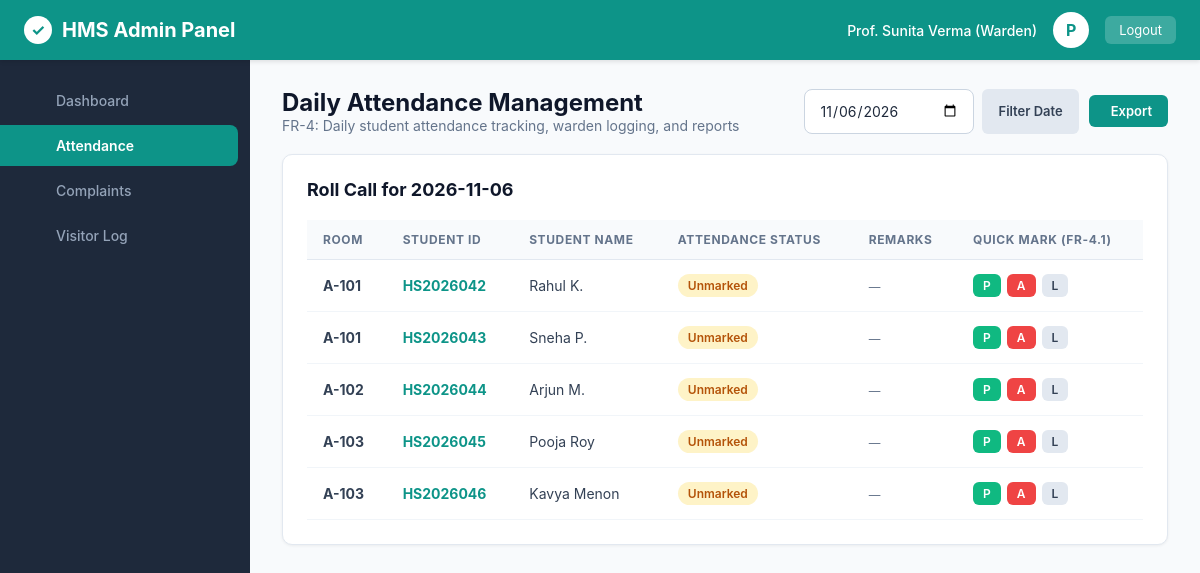
The app's page /admin/attendance (signed in) with its own data.
### tables this page shows
CREATE TABLE users (
        id INTEGER PRIMARY KEY AUTOINCREMENT,
        username TEXT UNIQUE NOT NULL,
        password_hash TEXT NOT NULL,
        role TEXT NOT NULL CHECK(role IN ('admin', 'warden', 'student', 'staff')),
        full_name TEXT NOT NULL,
        email TEXT UNIQUE NOT NULL,
        phone TEXT,
        created_at TIMESTAMP DEFAULT CURRENT_TIMESTAMP
    );

CREATE TABLE students (
        id INTEGER PRIMARY KEY AUTOINCREMENT,
        user_id INTEGER UNIQUE NOT NULL,
        student_id TEXT UNIQUE NOT NULL,
        room_id INTEGER,
        department TEXT NOT NULL,
        year INTEGER NOT NULL,
        gender TEXT NOT NULL,
        guardian_name TEXT NOT NULL,
        guardian_phone TEXT NOT NULL,
        address TEXT,
        photo_url TEXT,
        id_proof_url TEXT,
        admission_date DATE NOT NULL,
        status TEXT NOT NULL DEFAULT 'Active',
        FOREIGN KEY (user_id) REFERENCES users(id) ON DELETE CASCADE,
        FOREIGN KEY (room_id) REFERENCES rooms(id) ON DELETE SET NULL
    );

CREATE TABLE rooms (
        id INTEGER PRIMARY KEY AUTOINCREMENT,
        room_number TEXT UNIQUE NOT NULL,
        block TEXT NOT NULL,
        floor INTEGER NOT NULL,
        capacity INTEGER NOT NULL DEFAULT 2,
        occupied_count INTEGER NOT NULL DEFAULT 0,
        room_type TEXT NOT NULL,
        fee_per_semester REAL NOT NULL,
        status TEXT NOT NULL DEFAULT 'Available' CHECK(status IN ('Available', 'Full', 'Maintenance'))
    );

### app/main.py (the view)
@app.get("/admin/attendance", response_class=HTMLResponse)
def admin_attendance(request: Request, selected_date: Optional[str] = None):
    user = get_current_user(request)
    if not user or user["role"] not in ["admin", "warden", "staff"]:
        return RedirectResponse(url="/login", status_code=302)
    today_str = selected_date or date.today().isoformat()
    conn = get_db()
    cursor = conn.cursor()
    cursor.execute("""
        SELECT s.id as student_db_id, s.student_id, u.full_name, r.room_number,
               a.status as attendance_status, a.remarks
        FROM students s
        JOIN users u ON s.user_id = u.id
        LEFT JOIN rooms r ON s.room_id = r.id
        LEFT JOIN attendance a ON s.id = a.student_id AND a.date = ?
        ORDER BY r.room_number, s.student_id;
    """, (today_str,))
    records = cursor.fetchall()
    conn.close()
    return templates.TemplateResponse(request=request, name="admin_attendance.html", context={
        "user": user,
        "active_page": "attendance",
        "records": records,
        "selected_date": today_str
    })

### app/templates/admin_attendance.html (shortened to what this page needs)
{% extends "base.html" %}
{% block content %}
<div class="card-header-bar">
  <div>
    <h1 style="font-size: 24px; font-weight: 700; color: #0f172a;">Daily Attendance Management</h1>
    <p style="font-size: 14px; color: #64748b;">FR-4: Daily student attendance tracking, warden logging, and reports</p>
  </div>
  <div style="display: flex; gap: 10px; align-items: center;">
    <form method="GET" action="/admin/attendance" style="display: flex; gap: 8px;">
      <input type="date" name="selected_date" class="form-control" value="{{ selected_date }}" style="width: 170px;">
      <button type="submit" class="btn btn-secondary">Filter Date</button>
    </form>
    <a href="/admin/reports/export/attendance" class="btn btn-primary">
       Export
    </a>
  </div>
</div>
<div class="content-card">
  <div class="card-header-bar">
    <h2 class="card-title">Roll Call for {{ selected_date }}</h2>
  </div>
  <div class="table-responsive">
    <table class="data-table">
      <thead>
        <tr>
          <th>Room</th>
          <th>Student ID</th>
          <th>Student Name</th>
          <th>Attendance Status</th>
          <th>Remarks</th>
          <th>Quick Mark (FR-4.1)</th>
        </tr>
      </thead>
      <tbody>
        {% for r in records %}
        <tr>
          <td><strong>{{ r.room_number or 'Unallocated' }}</strong></td>
          <td><strong style="color: #0d9488;">{{ r.student_id }}</strong></td>
          <td>{{ r.full_name }}</td>
          <td>
            {% if r.attendance_status == 'Present' %}
              <span class="status-badge badge-present"><i class="fa-solid fa-check"></i> Present</span>
            {% elif r.attendance_status == 'Absent' %}
              <span class="status-badge badge-absent"><i class="fa-solid fa-xmark"></i> Absent</span>
            {% elif r.attendance_status == 'Leave' %}
              <span class="status-badge badge-leave"><i class="fa-solid fa-calendar-day"></i> Leave</span>
            {% else %}
              <span class="status-badge badge-pending">Unmarked</span>
            {% endif %}
          </td>
          <td><small style="color: #64748b;">{{ r.remarks or '—' }}</small></td>
          <td>
            <div style="display: flex; gap: 6px;">
              <form action="/admin/attendance/mark" method="POST" style="display: inline;">
                <button type="submit" class="btn btn-sm btn-success" title="Mark Present">P</button>
              </form>
              <form action="/admin/attendance/mark" method="POST" style="display: inline;">
                <button type="submit" class="btn btn-sm btn-danger" title="Mark Absent">A</button>
              </form>
              <form action="/admin/attendance/mark" method="POST" style="display: inline;">
                <button type="submit" class="btn btn-sm btn-secondary" title="Mark Leave">L</button>
              </form>
            </div>
          </td>
        </tr>
        {% endfor %}
      </tbody>
    </table>
  </div>
</div>
{% endblock %}

### app/templates/base.html (shortened to what this page needs)
<!DOCTYPE html>
<html lang="en">
<head>
  <link rel="stylesheet" href="/static/css/style.css">
</head>
<body>
  <header class="app-header">
    <div class="header-brand">
      <span class="header-brand-icon">✓</span>
      <span>HMS Admin Panel</span>
    </div>
    <div class="header-user-menu">
      <span style="font-size: 14px; font-weight: 500;">{{ user.full_name }} ({{ user.role | capitalize }})</span>
      <div class="header-avatar">{{ user.full_name[0] }}</div>
      <a href="/logout" class="btn-logout"> Logout</a>
    </div>
  </header>
  <aside class="app-sidebar">
    <ul class="sidebar-menu">
      <li class="sidebar-item">
        <a href="/admin/dashboard" class="sidebar-link {% if active_page == 'dashboard' %}active{% endif %}">
          <span>Dashboard</span>
        </a>
      </li>
      <li class="sidebar-item">
        <a href="/admin/attendance" class="sidebar-link {% if active_page == 'attendance' %}active{% endif %}">
          <span>Attendance</span>
        </a>
      </li>
      <li class="sidebar-item">
        <a href="/admin/complaints" class="sidebar-link {% if active_page == 'complaints' %}active{% endif %}">
          <span>Complaints</span>
        </a>
      </li>
      <li class="sidebar-item">
        <a href="/admin/visitors" class="sidebar-link {% if active_page == 'visitors' %}active{% endif %}">
          <span>Visitor Log</span>
        </a>
      </li>
    </ul>
  </aside>
  <main class="main-content">
    {% block content %}{% endblock %}
  </main>
</body>
</html>

### app/static/css/style.css (style rules this page uses)
:root { --primary-teal: #0d9488; --primary-teal-hover: #0f766e; --primary-dark: #1e293b; --secondary-dark: #0f172a; --sidebar-width: 250px; --bg-light: #f8fafc; --card-bg: #ffffff; --border-color: #e2e8f0; --text-main: #1e293b; --text-muted: #64748b; --accent-yellow: #f59e0b; --accent-red: #ef4444; --accent-green: #10b981; --accent-blue: #3b82f6; }
* { box-sizing: border-box; margin: 0; padding: 0; font-family: -apple-system, BlinkMacSystemFont, "Segoe UI", Roboto, "Helvetica Neue", Arial, sans-serif; }
body { background-color: var(--bg-light); color: var(--text-main); min-height: 100vh; }
.form-control, .form-select { width: 100%; padding: 12px 14px; border: 1px solid #cbd5e1; border-radius: 8px; font-size: 14px; background-color: #ffffff; color: #1e293b; transition: all 0.2s ease; }
.app-header { height: 60px; background-color: #0d9488; color: #ffffff; display: flex; align-items: center; justify-content: space-between; padding: 0 24px; position: fixed; top: 0; left: 0; right: 0; z-index: 100; box-shadow: 0 2px 4px rgba(0,0,0,0.1); }
.header-brand { display: flex; align-items: center; gap: 10px; font-size: 20px; font-weight: 700; }
.header-brand-icon { background: #ffffff; color: #0d9488; border-radius: 50%; width: 28px; height: 28px; display: inline-flex; align-items: center; justify-content: center; font-size: 16px; }
.header-user-menu { display: flex; align-items: center; gap: 16px; }
.header-avatar { width: 36px; height: 36px; background-color: #ffffff; color: #0d9488; border-radius: 50%; display: flex; align-items: center; justify-content: center; font-weight: 700; font-size: 16px; }
.btn-logout { color: #ffffff; background: rgba(255, 255, 255, 0.2); border: none; padding: 6px 14px; border-radius: 6px; font-size: 13px; cursor: pointer; text-decoration: none; transition: background 0.2s; }
.app-sidebar { width: var(--sidebar-width); background-color: #1e293b; position: fixed; top: 60px; bottom: 0; left: 0; padding: 20px 0; overflow-y: auto; z-index: 90; }
.sidebar-menu { list-style: none; }
.sidebar-item { margin-bottom: 4px; }
.sidebar-link { display: flex; align-items: center; gap: 12px; padding: 12px 24px; color: #94a3b8; text-decoration: none; font-size: 14px; font-weight: 500; transition: all 0.2s ease; }
.sidebar-link.active { color: #ffffff; background-color: #0d9488; font-weight: 600; border-radius: 0 8px 8px 0; margin-right: 12px; }
.main-content { margin-left: var(--sidebar-width); margin-top: 60px; padding: 28px 32px; min-height: calc(100vh - 60px); }
.content-card { background: #ffffff; border-radius: 10px; padding: 24px; box-shadow: 0 1px 3px rgba(0,0,0,0.06); border: 1px solid var(--border-color); margin-bottom: 28px; }
.card-header-bar { display: flex; align-items: center; justify-content: space-between; margin-bottom: 20px; }
.card-title { font-size: 18px; font-weight: 700; color: #0f172a; }
.table-responsive { width: 100%; overflow-x: auto; }
.data-table { width: 100%; border-collapse: collapse; text-align: left; }
.data-table th { background-color: #f8fafc; padding: 12px 16px; font-size: 12px; font-weight: 700; text-transform: uppercase; letter-spacing: 0.05em; color: #64748b; border-bottom: 1px solid var(--border-color); }
.data-table td { padding: 14px 16px; font-size: 14px; border-bottom: 1px solid #f1f5f9; color: #334155; vertical-align: middle; }
.status-badge { display: inline-block; padding: 4px 10px; border-radius: 20px; font-size: 12px; font-weight: 600; text-align: center; }
.badge-pending { background-color: #fef3c7; color: #b45309; }
.btn { display: inline-flex; align-items: center; gap: 6px; padding: 8px 16px; border-radius: 6px; font-size: 13px; font-weight: 600; cursor: pointer; text-decoration: none; border: none; transition: all 0.2s; }
.btn-primary { background-color: var(--primary-teal); color: #ffffff; }
.btn-secondary { background-color: #e2e8f0; color: #334155; }
.btn-success { background-color: #10b981; color: #ffffff; }
.btn-danger { background-color: #ef4444; color: #ffffff; }
.btn-sm { padding: 4px 10px; font-size: 12px; }

### records on screen
users: full_name "Prof. Sunita Verma", role "Warden", full_name "P"
students: room_number "A-101", student_id "HS2026042", full_name "Rahul K.", remarks "—"
students: room_number "A-101", student_id "HS2026043", full_name "Sneha P.", remarks "—"
students: room_number "A-102", student_id "HS2026044", full_name "Arjun M.", remarks "—"
students: room_number "A-103", student_id "HS2026045", full_name "Pooja Roy", remarks "—"
students: room_number "A-103", student_id "HS2026046", full_name "Kavya Menon", remarks "—"

### other values on screen
{{ selected_date }} "2026-11-06"
